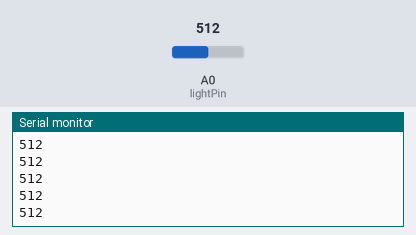
A sketch run on a simulated Arduino Uno, built with avr-gcc and run on an emulated ATmega328P. On the bench: the last lines printed to the serial monitor. The test bench sets the inputs (shaded band); at power-on: A0 (lightPin) = 512.

Above: at 1.2 s.
1.3 s: A0 (lightPin) set to 716
At 1.56 s:
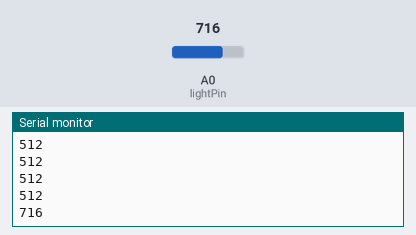
2.8 s: A0 (lightPin) set to 900
At 2.96 s:
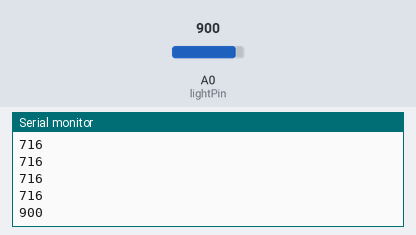
Timing chart, 0 to 5.8 s (numbered marks = the images above; inputs shaded):
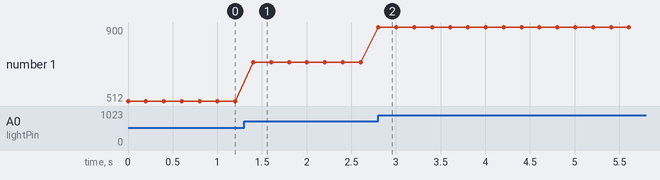

Measured:
- after the input at 1.3 s, the serial monitor: prints a new line after 0.10 s (image 1)
- after the input at 2.8 s, the serial monitor: prints a new line at once (image 2)
- plotted number 1: 512 → 716 after the input at 1.3 s, 716 → 900 after the input at 2.8 s

The sketch:

PhotoresistorDemo.ino
```cpp
const int lightPin = A0;
int lightVal;

void setup() {
  Serial.begin(9600);
  pinMode(lightPin, INPUT);
}

void loop() {
  lightVal = analogRead(lightPin);
  Serial.println(lightVal);
  delay(200);
}
```
